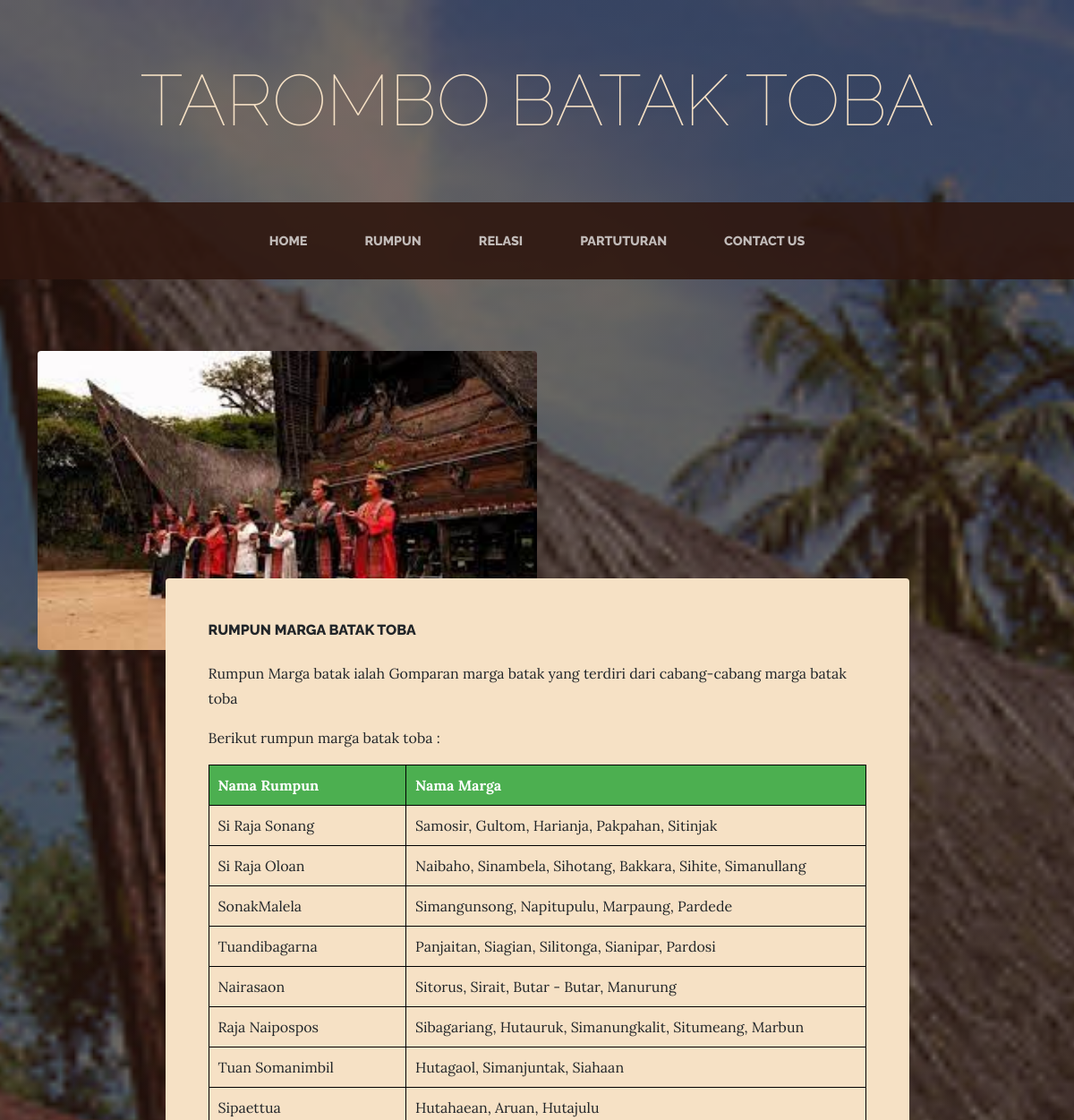
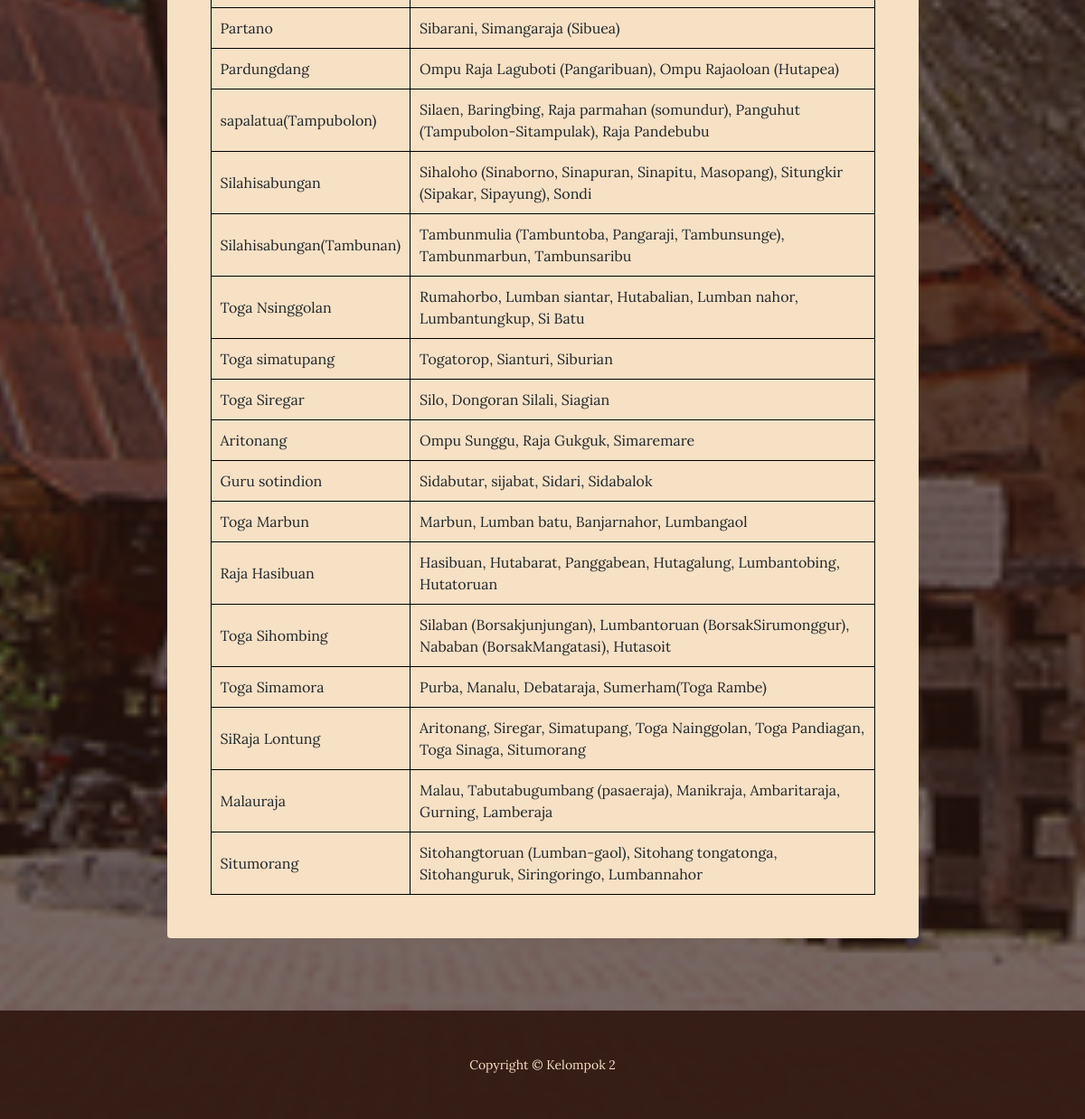
The app's page /rumpun.php with its own data (2 pictures, top to bottom).
### tables this page shows
CREATE TABLE `rumpun` (
  `id` int(100) NOT NULL,
  `Nama Rumpun` varchar(100) NOT NULL,
  `Nama Marga` varchar(100) NOT NULL
);

### rumpun.php (the view, shortened to what this page needs)
<?php
$conn = mysqli_connect("localhost", "root", "", "martarombo");
$result = mysqli_query($conn, "SELECT * FROM rumpun");
?>
<!DOCTYPE html>
<html lang="en">
    <head>
        <link href="css/styles.css" rel="stylesheet" />
    </head>
    <body>
        <header>
            <h1 class="site-heading text-center text-faded d-none d-lg-block">
                <span class="site-heading-lower">TAROMBO BATAK TOBA</span>
            </h1>
        </header>
        <nav class="navbar navbar-expand-lg navbar-dark py-lg-4" id="mainNav">
            <div class="container">
                <div class="collapse navbar-collapse" id="navbarSupportedContent">
                    <ul class="navbar-nav mx-auto">
                        <li class="nav-item px-lg-4"><a class="nav-link text-uppercase" href="index.php">Home</a></li>
                        <li class="nav-item px-lg-4"><a class="nav-link text-uppercase" href="rumpun.php">Rumpun</a></li>
                        <li class="nav-item px-lg-4"><a class="nav-link text-uppercase" href="relasi.php">Relasi</a></li>
                        <li class="nav-item px-lg-4"><a class="nav-link text-uppercase" href="partuturan.php">Partuturan</a></li>
                        <li class="nav-item px-lg-4"><a class="nav-link text-uppercase" href="contact_us.php">Contact Us</a></li>
                    </ul>
                </div>
            </div>
        </nav>
        <section class="page-section about-heading">
            <div class="container">
                <img class="img-fluid rounded about-heading-img mb-3 mb-lg-0" src="assets/img/download.jpg" width= "50%" alt="..." />
                <div class="about-heading-content">
                    <div class="row">
                        <div class="col-xl-9 col-lg-10 mx-auto">
                            <div class="bg-faded rounded p-5">
                            <h2 class="section-heading mb-4">
                                    <span class="section-heading-upper">Rumpun Marga Batak Toba</span>
                                </h2>
                                   <p>Rumpun Marga batak ialah Gomparan marga batak yang terdiri dari cabang-cabang marga batak toba
                                   </p>
                                   <p>Berikut rumpun marga batak toba :</p>
                                <table>
                                        <tr>
                                            <th>Nama Rumpun</th>
                                            <th>Nama Marga</th>
                                        </tr>
                                        <?php while ( $row = mysqli_fetch_assoc($result)): ?>
                                        <tr>
                                            <td><?= $row["Nama Rumpun"]; ?></td>
                                            <td><?= $row["Nama Marga"]; ?></td>
                                        </tr>
                                        <?php endwhile; ?>
                                    </table>
                            </div>
                        </div>
                    </div>
                </div>
            </div>
        </section>
        <footer class="footer text-faded text-center py-5">
            <div class="container"><p class="m-0 small">Copyright &copy; Kelompok 2</p></div>
        </footer>
    </body>
</html>

### rumpun.php (style rules this page uses)
table { border-collapse: collapse; width: 100%; }
table, th, td { border: 1px solid black; }
th, td { padding: 10px; }
th { background-color: #4CAF50; color: white; }

### records on screen
rumpun: Nama Rumpun "Si Raja Sonang", Nama Marga "Samosir, Gultom, Harianja, Pakpahan, Sitinjak"
rumpun: Nama Rumpun "Si Raja Oloan", Nama Marga "Naibaho, Sinambela, Sihotang, Bakkara, Sihite, Simanullang"
rumpun: Nama Rumpun "SonakMalela", Nama Marga "Simangunsong, Napitupulu, Marpaung, Pardede"
rumpun: Nama Rumpun "Tuandibagarna", Nama Marga "Panjaitan, Siagian, Silitonga, Sianipar, Pardosi"
rumpun: Nama Rumpun "Nairasaon", Nama Marga "Sitorus, Sirait, Butar - Butar, Manurung"
rumpun: Nama Rumpun "Raja Naipospos", Nama Marga "Sibagariang, Hutauruk, Simanungkalit, Situmeang, Marbun"
rumpun: Nama Rumpun "Tuan Somanimbil", Nama Marga "Hutagaol, Simanjuntak, Siahaan"
rumpun: Nama Rumpun "Sipaettua", Nama Marga "Hutahaean, Aruan, Hutajulu"
rumpun: Nama Rumpun "Partano", Nama Marga "Sibarani, Simangaraja (Sibuea)"
rumpun: Nama Rumpun "Pardungdang", Nama Marga "Ompu Raja Laguboti (Pangaribuan), Ompu Rajaoloan (Hutapea)"
rumpun: Nama Rumpun "sapalatua(Tampubolon)", Nama Marga "Silaen, Baringbing, Raja parmahan (somundur), Panguhut (Tampubolon-Sitampulak), Raja Pandebubu"
rumpun: Nama Rumpun "Silahisabungan", Nama Marga "Sihaloho (Sinaborno, Sinapuran, Sinapitu, Masopang), Situngkir (Sipakar, Sipayung), Sondi"
rumpun: Nama Rumpun "Silahisabungan(Tambunan)", Nama Marga "Tambunmulia (Tambuntoba, Pangaraji, Tambunsunge), Tambunmarbun, Tambunsaribu"
rumpun: Nama Rumpun "Toga Nsinggolan", Nama Marga "Rumahorbo, Lumban siantar, Hutabalian, Lumban nahor, Lumbantungkup, Si Batu"
rumpun: Nama Rumpun "Toga simatupang", Nama Marga "Togatorop, Sianturi, Siburian"
rumpun: Nama Rumpun "Toga Siregar", Nama Marga "Silo, Dongoran Silali, Siagian"
rumpun: Nama Rumpun "Aritonang", Nama Marga "Ompu Sunggu, Raja Gukguk, Simaremare"
rumpun: Nama Rumpun "Guru sotindion", Nama Marga "Sidabutar, sijabat, Sidari, Sidabalok"
rumpun: Nama Rumpun "Toga Marbun", Nama Marga "Marbun, Lumban batu, Banjarnahor, Lumbangaol"
rumpun: Nama Rumpun "Raja Hasibuan", Nama Marga "Hasibuan, Hutabarat, Panggabean, Hutagalung, Lumbantobing, Hutatoruan"
rumpun: Nama Rumpun "Toga Sihombing", Nama Marga "Silaban (Borsakjunjungan), Lumbantoruan (BorsakSirumonggur), Nababan (BorsakMangatasi), Hutasoit"
rumpun: Nama Rumpun "Toga Simamora", Nama Marga "Purba, Manalu, Debataraja, Sumerham(Toga Rambe)"
rumpun: Nama Rumpun "SiRaja Lontung", Nama Marga "Aritonang, Siregar, Simatupang, Toga Nainggolan, Toga Pandiagan, Toga Sinaga, Situmorang"
rumpun: Nama Rumpun "Malauraja", Nama Marga "Malau, Tabutabugumbang (pasaeraja), Manikraja, Ambaritaraja, Gurning, Lamberaja"
rumpun: Nama Rumpun "Situmorang", Nama Marga "Sitohangtoruan (Lumban-gaol), Sitohang tongatonga, Sitohanguruk, Siringoringo, Lumbannahor"
